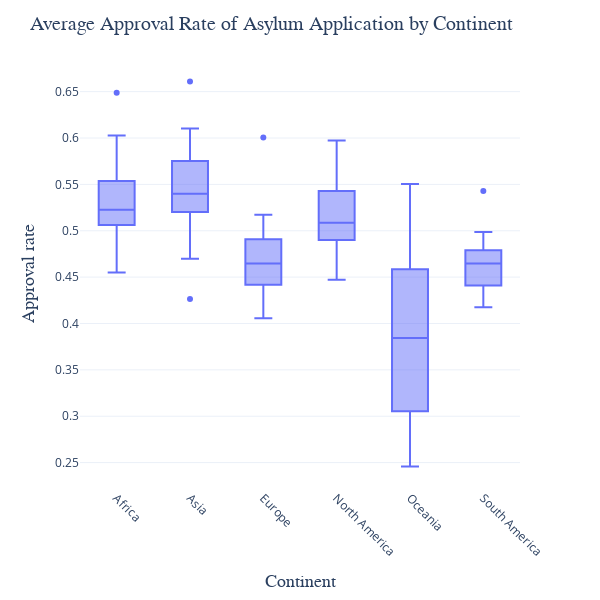

The notebook cell saved with this chart:
### Code cell
# calculate the approval rate
decision['Approval rate'] = 1 - (decision['Rejected decisions'] / decision['Total decisions'])

decision1 = decision[decision['Total decisions'] != 0]
decision1 = decision1[decision1['Continent'] != "Unknown"]

d1 = decision1.groupby(["Continent", "Year"]).mean().reset_index()
d1 = d1[d1["Approval rate"] != 0]
d1 = d1[d1["Approval rate"] != 1]
fig = px.box(d1, x='Continent', y='Approval rate')

fig.update_layout(
    title=dict(
        text='Average Approval Rate of Asylum Application by Continent',
        font=dict(
            family="Arial",
            size=20
        )
    ),
    xaxis_title=dict(
        text='Continent',
        font=dict(
            family="Arial",
            size=18
        )
    ),
    yaxis_title=dict(
        text='Approval rate',
        font=dict(
            family="Arial",
            size=18
        )
    ),
    width=600,
    height=600,
    template="plotly_white"
)
fig.update_xaxes(tickangle=45)
fig.show()

### Figure 1 — Plotly figure (JSON) as saved in the notebook; plotly's stock layout.template omitted (floating-point values rounded to 4 significant figures; data arrays with more than 128 entries replaced by an {"elided": "..."} marker saying what was removed)
{"data": [{"alignmentgroup": "True", "hovertemplate": "Continent=%{x}<br>Approval rate=%{y}<extra></extra>", "legendgroup": "", "marker": {"color": "#636efa"}, "name": "", "notched": false, "offsetgroup": "", "orientation": "v", "showlegend": false, "type": "box", "x": {"elided": "138 str values"}, "x0": " ", "xaxis": "x", "y": {"elided": "138 float values"}, "y0": " ", "yaxis": "y"}], "layout": {"boxmode": "group", "height": 600, "legend": {"tracegroupgap": 0}, "margin": {"t": 60}, "title": {"font": {"family": "Arial", "size": 20}, "text": "Average Approval Rate of Asylum Application by Continent"}, "width": 600, "xaxis": {"anchor": "y", "domain": [0, 1], "tickangle": 45, "title": {"font": {"family": "Arial", "size": 18}, "text": "Continent"}}, "yaxis": {"anchor": "x", "domain": [0, 1], "title": {"font": {"family": "Arial", "size": 18}, "text": "Approval rate"}}}}
